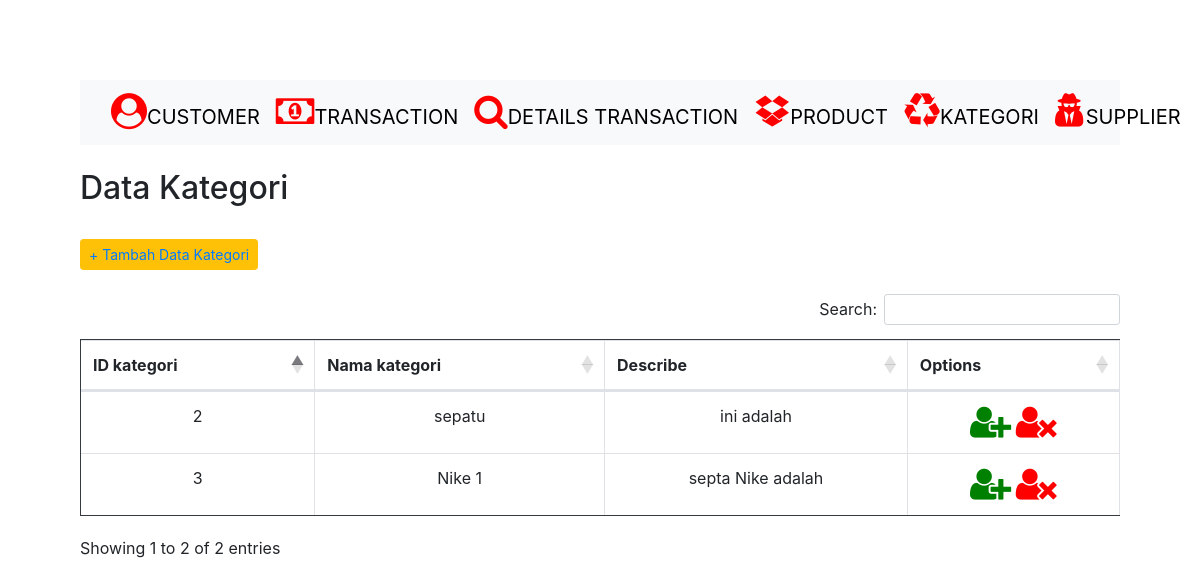
The app's page /PHP/kategori.php/index.php with its own data.
### tables this page shows
CREATE TABLE `kategori` (
  `kategoriID` int(11) NOT NULL,
  `kategoriname` varchar(100) DEFAULT NULL,
  `deskripsi` varchar(100) DEFAULT NULL
);

### PHP/kategori.php/index.php (the view, shortened to what this page needs)
<?php
include 'header.php';
?>
<div id="main-content">
    <h2>Data Kategori</h2>
    <br><button type="button" class="btn btn-warning btn-sm"> <a href="add_kategori.php">+ Tambah Data Kategori</a></button> <br> <br>
    <?php
    include 'database1.php';
    $sql = "SELECT * FROM kategori";
    $result = mysqli_query($conn, $sql) or die("Query Bermasalah");
    if (mysqli_num_rows($result) > 0) {
    ?>
        <table id="datatable" class="table table-white table-bordered border-dark" style="text-align: center;">
            <thead>
                <th>ID kategori</th>
                <th>Nama kategori</th>
                <th>Describe</th>
                <th>Options</th>
            </thead>
            <tbody>
                <?php
                while ($row = mysqli_fetch_assoc($result)) {
                ?>
                    <tr>
                        <td><?php echo $row['kategoriID']; ?></td>
                        <td><?php echo $row['kategoriname']; ?></td>
                        <td><?php echo $row['deskripsi']; ?></td>
                        <td>
                            <a href='update_kategori.php?kategoriID=<?php echo $row['kategoriID']; ?>'><i class="fa fa-user-plus" style="font-size:36px;color:green"></i></a>
                            <a href='delete_kategori.php?kategoriID=<?php echo $row['kategoriID']; ?>'><i class="fa fa-user-times" style="font-size:36px;color:red"></i></a>
                        </td>
                    </tr>
                <?php } ?>
            </tbody>
        </table>
    <?php } else {
        echo "<h2>No Record Found</h2>";
    }
    ?>
</div>
</body>
</html>

### records on screen
kategori: kategoriID "2", kategoriname "sepatu", deskripsi "ini adalah"
kategori: kategoriID "3", kategoriname "Nike 1", deskripsi "septa Nike adalah"
